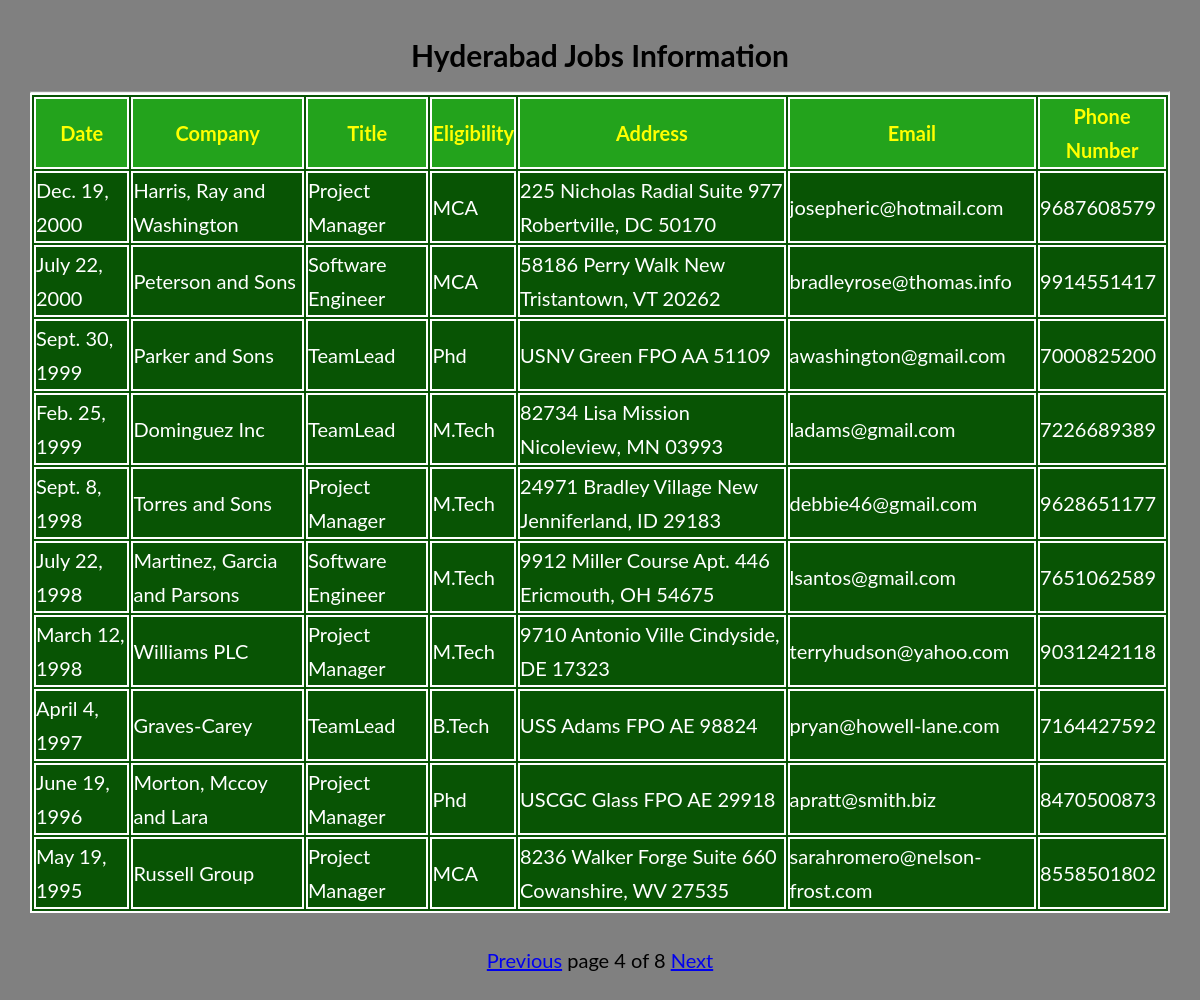
The app's page /hjobs/?page=4 with its own data.
### job/models.py (models this page shows)
class hydjobs(models.Model):
    date=models.DateField();
    company=models.CharField(max_length=100);
    title=models.CharField(max_length=100);
    eligibility=models.CharField(max_length=100);
    address=models.CharField(max_length=100);
    email=models.EmailField();
    phonenumber=models.IntegerField()

### job/views.py (the view)
# urls.py: path('hjobs/', views.hjobs1),
def hjobs1(request):
    jobs_list=hydjobs.objects.order_by('-date')
    paginator=Paginator(jobs_list,10)
    page_number=request.GET.get('page')
    try:
       jobs_list=paginator.page(page_number)
    except PageNotAnInteger:
       jobs_list=paginator.page(1)
    except EmptyPage:
       jobs_list=paginator.page(paginator.num_pages)
    return render(request,'job/hydjobs.html',{'jobs_list':jobs_list})

### templates/job/hydjobs.html (shortened to what this page needs)
<!DOCTYPE html>
{%load static%}
<html lang="en" dir="ltr">
  <head>
    <link rel="stylesheet" href="{% static "job/demo1.css" %}">
  </head>
  <body class="col">
    <h1 class="jobs">Hyderabad Jobs Information</h1>
      <hr>
      {% if jobs_list %}
      <table id='tab'>
        <thead>
          <th>Date</th>
          <th>Company</th>
          <th>Title</th>
          <th>Eligibility</th>
          <th>Address</th>
          <th>Email</th>
          <th>Phone Number</th>
        </thead>
        {%for job in jobs_list %}
        <tr>
          <td>{{job.date}}</td>
          <td>{{job.company}}</td>
          <td>{{job.title}}</td>
          <td>{{job.eligibility}}</td>
          <td>{{job.address}}</td>
          <td>{{job.email}}</td>
          <td>{{job.phonenumber}}</td>
        </tr>
        {% endfor %}
      </table>
      <div class="pag">
      {%include 'job/pagination.html' with page=jobs_list%}
    </div>
      {%else %}
      <p>No Jobs Found in Hyderabad</p>
    {% endif %}
  </body>
</html>

### static/job/demo1.css (style rules this page uses)
*, *::after, *::before { margin: 0; padding: 0; box-sizing: inherit; }
html { font-size: 62.5%; }
body { font-family: "Lato", sans-serif; font-weight: 400; line-height: 1.7; color: #777; padding: 3rem; box-sizing: border-box; }
table,thead,th,tr,td { color:white; border:2px solid white; font-size: 20px; margin:auto; background:#085404; }
thead,th { color:yellow; border:2px solid white; font-size: 20px; margin:auto; background:#23a31c; }
.col { background-image: linear-gradient(to right, grey,grey); }
.jobs { color:black; text-align: center; margin-bottom: 10px; font-size: 30px; }
.pag { text-align: center; margin-top: 30px; color:black; font-size: 20px; }

### records on screen
hydjobs: date "Dec. 19, 2000", company "Harris, Ray and Washington", title "Project Manager", eligibility "MCA", address "225 Nicholas Radial Suite 977 Robertville, DC 50170", email "josepheric@hotmail.com", phonenumber "9687608579"
hydjobs: date "July 22, 2000", company "Peterson and Sons", title "Software Engineer", eligibility "MCA", address "58186 Perry Walk New Tristantown, VT 20262", email "bradleyrose@thomas.info", phonenumber "9914551417"
hydjobs: date "Sept. 30, 1999", company "Parker and Sons", title "TeamLead", eligibility "Phd", address "USNV Green FPO AA 51109", email "awashington@gmail.com", phonenumber "7000825200"
hydjobs: date "Feb. 25, 1999", company "Dominguez Inc", title "TeamLead", eligibility "M.Tech", address "82734 Lisa Mission Nicoleview, MN 03993", email "ladams@gmail.com", phonenumber "7226689389"
hydjobs: date "Sept. 8, 1998", company "Torres and Sons", title "Project Manager", eligibility "M.Tech", address "24971 Bradley Village New Jenniferland, ID 29183", email "debbie46@gmail.com", phonenumber "9628651177"
hydjobs: date "July 22, 1998", company "Martinez, Garcia and Parsons", title "Software Engineer", eligibility "M.Tech", address "9912 Miller Course Apt. 446 Ericmouth, OH 54675", email "lsantos@gmail.com", phonenumber "7651062589"
hydjobs: date "March 12, 1998", company "Williams PLC", title "Project Manager", eligibility "M.Tech", address "9710 Antonio Ville Cindyside, DE 17323", email "terryhudson@yahoo.com", phonenumber "9031242118"
hydjobs: date "April 4, 1997", company "Graves-Carey", title "TeamLead", eligibility "B.Tech", address "USS Adams FPO AE 98824", email "pryan@howell-lane.com", phonenumber "7164427592"
hydjobs: date "June 19, 1996", company "Morton, Mccoy and Lara", title "Project Manager", eligibility "Phd", address "USCGC Glass FPO AE 29918", email "apratt@smith.biz", phonenumber "8470500873"
hydjobs: date "May 19, 1995", company "Russell Group", title "Project Manager", eligibility "MCA", address "8236 Walker Forge Suite 660 Cowanshire, WV 27535", email "sarahromero@nelson-frost.com", phonenumber "8558501802"

### other values on screen
{{ page.number }} "4"
{{ page.paginator.num_pages }} "8"
